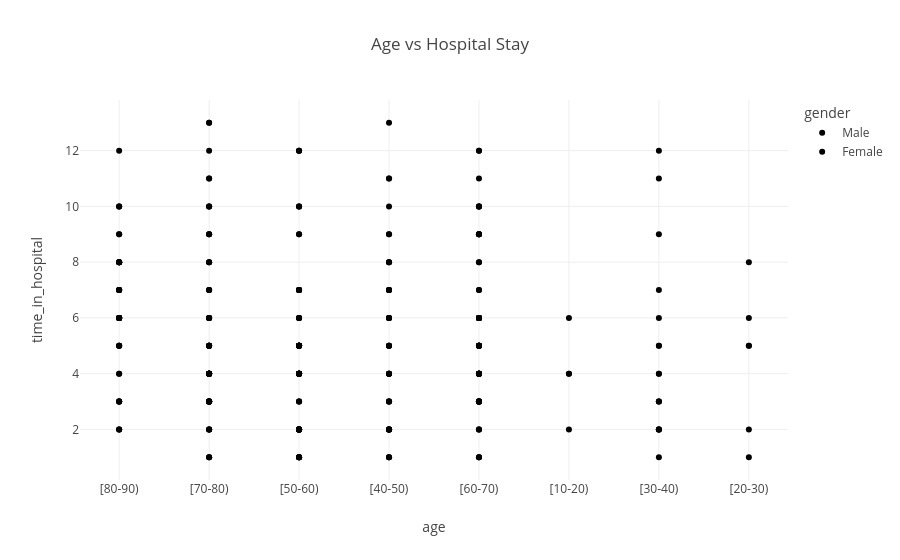

The code cell stored with this chart in its notebook:
### Code cell
import plotly.express as px
import pandas as pd


fig = px.scatter(df,
                 x="age",
                 y="time_in_hospital",
                 color="gender",
                 title="Age vs Hospital Stay")

fig.show()

### Figure 1 — Plotly figure (JSON) as saved in the notebook; plotly's stock layout.template omitted (floating-point values rounded to 4 significant figures; data arrays with more than 128 entries replaced by an {"elided": "..."} marker saying what was removed)
{"data": [{"hovertemplate": "gender=Male<br>age=%{x}<br>time_in_hospital=%{y}<extra></extra>", "legendgroup": "Male", "marker": {"color": "#000001", "symbol": "circle"}, "mode": "markers", "name": "Male", "orientation": "v", "showlegend": true, "type": "scatter", "x": ["[80-90)", "[70-80)", "[80-90)", "[50-60)", "[70-80)", "[70-80)", "[40-50)", "[80-90)", "[70-80)", "[70-80)", "[60-70)", "[60-70)", "[40-50)", "[70-80)", "[60-70)", "[40-50)", "[50-60)", "[60-70)", "[80-90)", "[70-80)", "[40-50)", "[50-60)", "[60-70)", "[40-50)", "[60-70)", "[60-70)", "[50-60)", "[70-80)", "[50-60)", "[50-60)", "[60-70)", "[10-20)", "[60-70)", "[50-60)", "[60-70)", "[40-50)", "[60-70)", "[40-50)", "[50-60)", "[60-70)", "[80-90)", "[70-80)", "[70-80)", "[60-70)", "[10-20)", "[80-90)", "[40-50)", "[70-80)", "[40-50)", "[50-60)", "[60-70)", "[70-80)", "[60-70)", "[40-50)", "[60-70)", "[60-70)", "[80-90)", "[60-70)", "[60-70)", "[70-80)", "[40-50)", "[40-50)", "[60-70)", "[60-70)", "[30-40)", "[50-60)", "[70-80)", "[40-50)", "[10-20)", "[50-60)", "[50-60)", "[50-60)", "[50-60)", "[70-80)", "[80-90)", "[60-70)", "[60-70)", "[30-40)", "[40-50)", "[30-40)", "[70-80)", "[50-60)", "[40-50)", "[50-60)", "[40-50)", "[60-70)", "[60-70)", "[70-80)", "[20-30)", "[40-50)", "[60-70)", "[30-40)", "[30-40)", "[50-60)", "[40-50)", "[50-60)", "[70-80)", "[30-40)", "[50-60)", "[50-60)", "[60-70)", "[80-90)", "[60-70)", "[80-90)", "[60-70)", "[30-40)", "[80-90)", "[40-50)", "[50-60)", "[50-60)", "[50-60)", "[70-80)", "[70-80)", "[60-70)", "[50-60)", "[50-60)", "[70-80)", "[50-60)", "[50-60)", "[30-40)", "[60-70)", "[60-70)", "[60-70)", "[50-60)", "[40-50)"], "xaxis": "x", "y": [5, 11, 7, 4, 13, 4, 9, 4, 9, 5, 10, 6, 4, 6, 4, 13, 2, 6, 5, 2, 5, 6, 4, 2, 1, 5, 4, 4, 3, 7, 9, 6, 5, 5, 11, 5, 7, 11, 3, 4, 12, 3, 9, 5, 4, 6, 3, 3, 8, 6, 5, 3, 9, 8, 3, 6, 7, 4, 3, 4, 1, 3, 8, 4, 11, 10, 4, 6, 4, 2, 10, 10, 5, 6, 6, 3, 10, 12, 1, 3, 4, 2, 2, 4, 2, 9, 4, 4, 6, 5, 4, 4, 3, 4, 4, 5, 8, 2, 9, 1, 4, 3, 5, 8, 5, 3, 9, 6, 2, 4, 5, 8, 4, 5, 7, 1, 3, 4, 1, 2, 3, 2, 6, 7, 2], "yaxis": "y"}, {"hovertemplate": "gender=Female<br>age=%{x}<br>time_in_hospital=%{y}<extra></extra>", "legendgroup": "Female", "marker": {"color": "#000002", "symbol": "circle"}, "mode": "markers", "name": "Female", "orientation": "v", "showlegend": true, "type": "scatter", "x": {"elided": "173 str values"}, "xaxis": "x", "y": {"elided": "173 int values"}, "yaxis": "y"}], "layout": {"legend": {"title": {"text": "gender"}, "tracegroupgap": 0}, "title": {"text": "Age vs Hospital Stay"}, "xaxis": {"anchor": "y", "domain": [0, 1], "title": {"text": "age"}}, "yaxis": {"anchor": "x", "domain": [0, 1], "title": {"text": "time_in_hospital"}}}}
